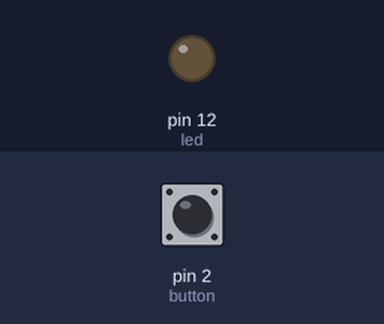
A sketch run on a simulated Arduino Uno, built with avr-gcc and run on an emulated ATmega328P. Parts: output pins drawn as LEDs (lit = HIGH). Inputs (shaded band) come from the test bench; at power-on: pin 2 (button) LOW.

Above: at 1.2 s.
1.3 s: pin 2 (button) pulled HIGH for 0.15 s
At 1.37 s:
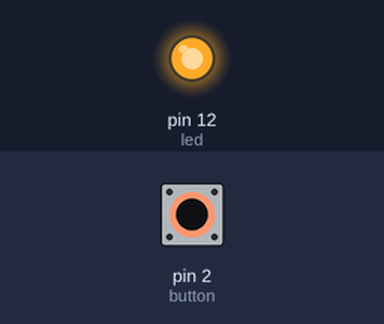
2.9 s: pin 2 (button) pulled HIGH for 3.2 s
At 7.3 s:
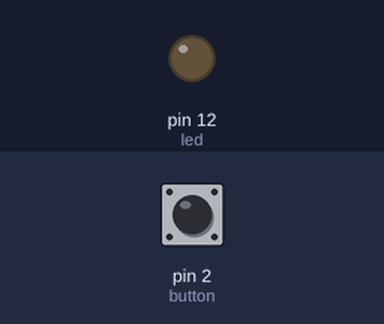
Timing chart, 0 to 8.8 s (numbered marks = the images above; inputs shaded):
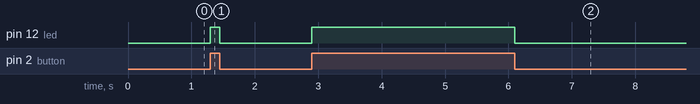

Measured:
- after the input at 1.3 s, pin 12 (led): LOW → HIGH at once, → LOW 0.15 s later
- after the input at 2.9 s, pin 12 (led): LOW → HIGH at once, → LOW 3.2 s later

The sketch:

FlashingLedUsingButton.ino
```cpp
int button = 2;
int led = 12;
int btn_state = 0;

void setup() {
  pinMode(button,INPUT);
  pinMode(led,OUTPUT);
}

void loop() {
  btn_state = digitalRead(button);
  if(btn_state == HIGH){
    digitalWrite(led,HIGH);
  }else{
    digitalWrite(led,LOW);
  }
}
/*
void flash(int pin){
  digitalWrite(pin,HIGH);
  delay(500);
  digitalWrite(pin,LOW);
  delay(500);
}*/
```
